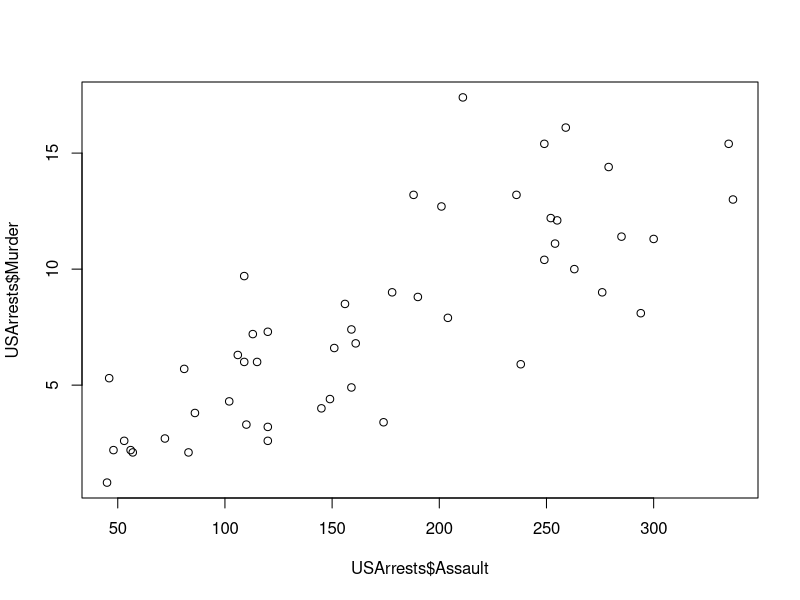
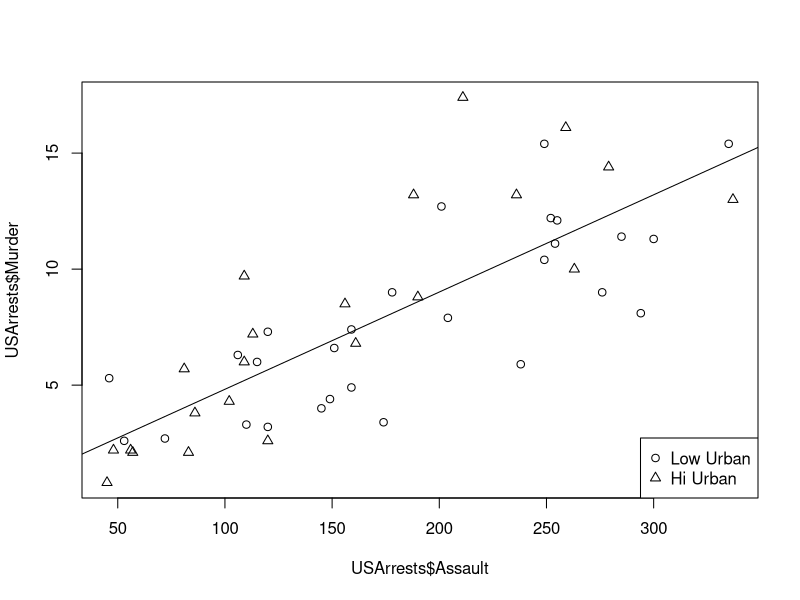

These charts were generated, in order, by the following R code: (Note: this script raises an error after producing the figures.)
#a)Load USArrest dataset
library(ggplot2)
library(MASS)

data(USArrests)

# Lets look at what we have in this data frame. Click on the USArrests data in the
# workspace to bring up a pseudo "data browser"
# What are the mean, median, standard deviation, minimum, and maximum of
# the variable "Murder"?

mean(USArrests$Murder)

median(USArrests$Murder)

sd(USArrests$Murder)

min(USArrests$Murder)

max(USArrests$Murder)

# Or do this to get most of the info, except the standard deviation:

summary(USArrests$Murder)

# Which state has the lowest murder rate?

min(USArrests$Murder)

USArrests[which(USArrests$Murder==0.8), ]

# Which states are in the top quartile for Murder rate?

summary(USArrests$Murder)

USArrests[which(USArrests$Murder >= 11.25), ]

# Let's create a dichotomous factor variable, using the "ifelse" function,
# for states that have more than the median percentage of their population
# residing in urban areas.

summary(USArrests$UrbanPop)

hiUrban <- ifelse(USArrests$UrbanPop>=66, "Hi.Urban", "Lo.Urban")

hiUrbanFactor <- factor(hiUrban)

# Notice this only created a vector in our workspace, not a variable in the data
# frame. Let's create a variable in the data frame and fill it with our vector now.

USArrests$hiUrbanFactor <- hiUrbanFactor

# To keep our workspace tidy, lets get rid of those new vectors.

rm(hiUrban, hiUrbanFactor)

# We can check which number (1 or 2) corresponds with which factor.

as.integer(USArrests$hiUrbanFactor)

# Now that we have this dichotomous measure, lets get rid of the continuous
# one in our data frame just for fun.

USArrests$UrbanPop <- NULL

# Now let's recode murder rates into 3 categories: low, with the first quartile of
# states; medium, with the 2nd and 3rd quartiles; and high, with the last quartile.
# Notice that by including the "USArrests$" before our new variable name, we
# are bypassing the above step to bring a vector into the data frame.

USArrests$murderCat[USArrests$Murder<4.075] <- "Low"

USArrests$murderCat[USArrests$Murder>= 4.075 & USArrests$Murder<11.250] <- "Mid"

USArrests$murderCat[USArrests$Murder>= 11.250] <- "Hi"

# The data browser will not show the new column until we click on the updated
# data frame in the workplace.
# Finally, lets specify that this is a factor variable so we can use it correctly.

USArrests$murderCat <- factor(USArrests$murderCat)

# Let's try plotting the murder and assault rates against each other to see if there
# is a correlation.

plot(USArrests$Assault, USArrests$Murder)

# There appears to be a strong, positive correlation. Let's test it.

cor.test(USArrests$Assault, USArrests$Murder)

# I wonder how hi vs. low urban factors into this? Let's try making the same plot
# again with separate symbols for low and hi urban %, and a legend in the
# bottom-right corner of the graph.

plot(USArrests$Assault, USArrests$Murder, pch=as.integer(
  
  USArrests$hiUrbanFactor))

legend("bottomright", c("Low Urban", "Hi Urban"), pch=1:2)

# Now, let's fit a very simple linear model to this relationship and view a graph
# with the predicted line.

model1 <- lm(USArrests$Murder ~ USArrests$Assault)

summary(model1)

abline(model1)

# Now, let's include an interaction between assaults and our urban factor
# variable to see if what appeared to be different slopes in the plot are sig.

model2 <- lm(USArrests$Murder ~ USArrests$Assault*USArrests$hiUrbanFactor)

summary(model2)

#Nope, it doesn't look like it!
#Please now try to create a factor variable with categories (Low, Med, Hi)
# for "Rape" to see whether the association between Murder and Assault differs
# by states with hi and lo rates of rape. Follow the same steps as above,
# creating a factor variable, plotting the association, create a legend, and test
# the interaction effect.
# Finally, export the data frame (now with 7 variables) into .CSV format.
# Note that you will have to specify a useful file path after "file=" .

write.csv(USArrests, file= "arrests.csv")

# Now, lets bring data of another format into R. The data we just saved will work!
# Remember to give a name to this data frame that will be useful.

USAssaultsData <- read.csv("arrests.csv")

# Now, to clean up your workspace completely, type:

rm(list=ls())

library(MASS)

data(USArrests)

# Lets look at what we have in this data frame. Click on the USArrests data in the
# workspace to bring up a pseudo "data browser"
# What are the mean, median, standard deviation, minimum, and maximum of
# the variable "Murder"?

mean(USArrests$Murder)

median(USArrests$Murder)

sd(USArrests$Murder)

min(USArrests$Murder)

max(USArrests$Murder)

# Or do this to get most of the info, except the standard deviation:

summary(USArrests$Murder)

# Which state has the lowest murder rate?

min(USArrests$Murder)

USArrests[which(USArrests$Murder==0.8), ]

# Which states are in the top quartile for Murder rate?

summary(USArrests$Murder)

USArrests[which(USArrests$Murder >= 11.25), ]

# Let's create a dichotomous factor variable, using the "ifelse" function,
# for states that have more than the median percentage of their population
# residing in urban areas.

summary(USArrests$UrbanPop)

hiUrban <- ifelse(USArrests$UrbanPop>=66, "Hi.Urban", "Lo.Urban")

hiUrbanFactor <- factor(hiUrban)

# Notice this only created a vector in our workspace, not a variable in the data
# frame. Let's create a variable in the data frame and fill it with our vector now.

USArrests$hiUrbanFactor <- hiUrbanFactor

# To keep our workspace tidy, lets get rid of those new vectors.

rm(hiUrban, hiUrbanFactor)

# We can check which number (1 or 2) corresponds with which factor.

as.integer(USArrests$hiUrbanFactor)

# Now that we have this dichotomous measure, lets get rid of the continuous
# one in our data frame just for fun.

USArrests$UrbanPop <- NULL

# Now let's recode murder rates into 3 categories: low, with the first quartile of
# states; medium, with the 2nd and 3rd quartiles; and high, with the last quartile.
# Notice that by including the "USArrests$" before our new variable name, we
# are bypassing the above step to bring a vector into the data frame.

USArrests$murderCat[USArrests$Murder<4.075] <- "Low"

USArrests$murderCat[USArrests$Murder>= 4.075 & USArrests$Murder<11.250] <- "Mid"

USArrests$murderCat[USArrests$Murder>= 11.250] <- "Hi"

# The data browser will not show the new column until we click on the updated
# data frame in the workplace.
# Finally, lets specify that this is a factor variable so we can use it correctly.

USArrests$murderCat <- factor(USArrests$murderCat)

# Let's try plotting the murder and assault rates against each other to see if there
# is a correlation.

plot(USArrests$Assault, USArrests$Murder)

# There appears to be a strong, positive correlation. Let's test it.

cor.test(USArrests$Assault, USArrests$Murder)

# I wonder how hi vs. low urban factors into this? Let's try making the same plot
# again with separate symbols for low and hi urban %, and a legend in the
# bottom-right corner of the graph.

plot(USArrests$Assault, USArrests$Murder, pch=as.integer(
  
  USArrests$hiUrbanFactor))

legend("bottomright", c("Low Urban", "Hi Urban"), pch=1:2)

# Now, let's fit a very simple linear model to this relationship and view a graph
# with the predicted line.

model1 <- lm(USArrests$Murder ~ USArrests$Assault)

summary(model1)

abline(model1)

# Now, let's include an interaction between assaults and our urban factor
# variable to see if what appeared to be different slopes in the plot are sig.

model2 <- lm(USArrests$Murder ~ USArrests$Assault*USArrests$hiUrbanFactor)

summary(model2)


#Please now try to create a factor variable with categories (Low, Med, Hi)
# for "Rape" to see whether the association between Murder and Assault differs
# by states with hi and lo rates of rape. Follow the same steps as above,
# creating a factor variable, plotting the association, create a legend, and test
# the interaction effect.
# Finally, export the data frame (now with 7 variables) into .CSV format.
# Note that you will have to specify a useful file path after "file=" .

write.csv(USArrests, file= "arrests.csv")

# Now, lets bring data of another format into R. The data we just saved will work!

# Remember to give a name to this data frame that will be useful.

USAssaultsData <- read.csv("arrests.csv")

# Prepare the USArrests data
library(dplyr)
arrests <- USArrests 
arrests$region <- tolower(rownames(USArrests))
head(arrests)


if (!"maps" %in% installed.packages()) install.packages("maps")
library(maps)


# Retrieve the states map data and merge with crime data
states_map <- map_data("state")
arrests_map <- left_join(states_map, arrests, by = "region")

# Create the map
ggplot(arrests_map, aes(long, lat, group = group))+
  geom_polygon(aes(fill = Assault), color = "white")+
  scale_fill_viridis_c(option = "C")

